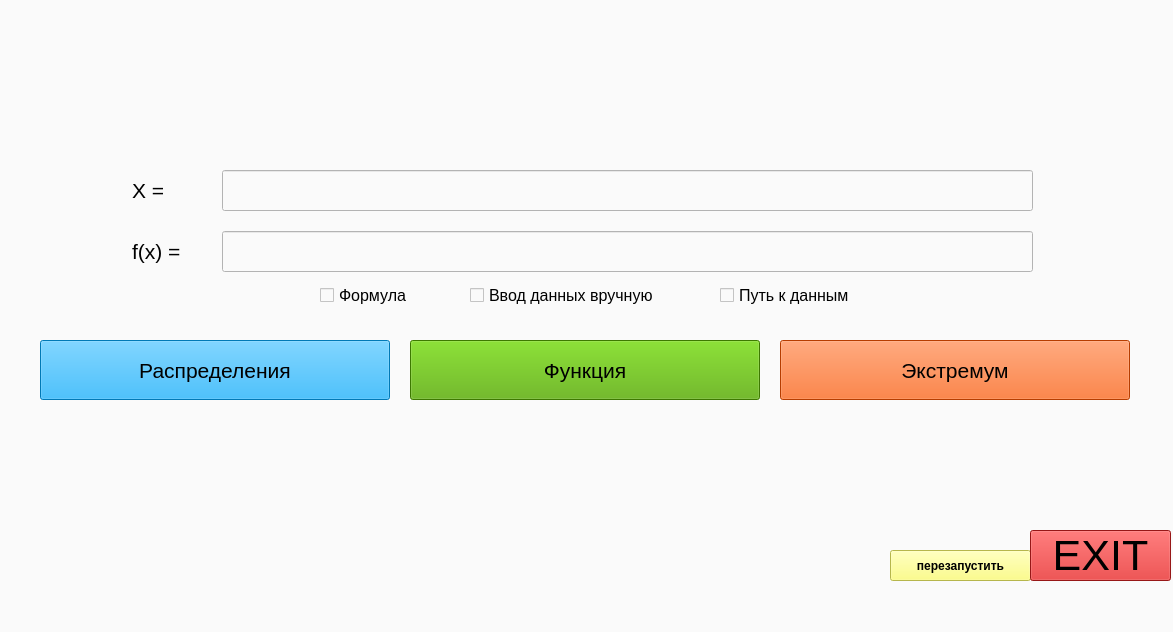
<?xml version="1.0" encoding="UTF-8"?>
<ui version="4.0">
 <class>form</class>
 <widget class="QMainWindow" name="form">
  <property name="enabled">
   <bool>true</bool>
  </property>
  <property name="geometry">
   <rect>
    <x>0</x>
    <y>0</y>
    <width>1173</width>
    <height>632</height>
   </rect>
  </property>
  <property name="sizePolicy">
   <sizepolicy hsizetype="Preferred" vsizetype="Preferred">
    <horstretch>100</horstretch>
    <verstretch>100</verstretch>
   </sizepolicy>
  </property>
  <property name="acceptDrops">
   <bool>true</bool>
  </property>
  <property name="windowTitle">
   <string>Набросок</string>
  </property>
  <property name="styleSheet">
   <string notr="true">background-color: rgb(250, 250, 250);</string>
  </property>
  <widget class="QWidget" name="centralwidget">
   <property name="sizePolicy">
    <sizepolicy hsizetype="Expanding" vsizetype="Expanding">
     <horstretch>100</horstretch>
     <verstretch>100</verstretch>
    </sizepolicy>
   </property>
   <widget class="QLineEdit" name="lineEdit">
    <property name="geometry">
     <rect>
      <x>130</x>
      <y>231</y>
      <width>91</width>
      <height>41</height>
     </rect>
    </property>
    <property name="font">
     <font>
      <pointsize>16</pointsize>
     </font>
    </property>
    <property name="acceptDrops">
     <bool>false</bool>
    </property>
    <property name="text">
     <string>f(x) = </string>
    </property>
    <property name="frame">
     <bool>false</bool>
    </property>
    <property name="readOnly">
     <bool>true</bool>
    </property>
   </widget>
   <widget class="QPushButton" name="reset">
    <property name="geometry">
     <rect>
      <x>890</x>
      <y>550</y>
      <width>141</width>
      <height>31</height>
     </rect>
    </property>
    <property name="font">
     <font>
      <weight>75</weight>
      <bold>true</bold>
     </font>
    </property>
    <property name="styleSheet">
     <string notr="true">background-color: rgb(255, 0, 0);
background-color: rgb(255, 255, 106);</string>
    </property>
    <property name="text">
     <string>перезапустить</string>
    </property>
   </widget>
   <widget class="QCheckBox" name="cb_w">
    <property name="geometry">
     <rect>
      <x>720</x>
      <y>280</y>
      <width>161</width>
      <height>31</height>
     </rect>
    </property>
    <property name="font">
     <font>
      <pointsize>12</pointsize>
     </font>
    </property>
    <property name="text">
     <string>Путь к данным</string>
    </property>
   </widget>
   <widget class="QCheckBox" name="cb_i">
    <property name="geometry">
     <rect>
      <x>470</x>
      <y>280</y>
      <width>231</width>
      <height>31</height>
     </rect>
    </property>
    <property name="font">
     <font>
      <pointsize>12</pointsize>
     </font>
    </property>
    <property name="text">
     <string>Ввод данных вручную</string>
    </property>
   </widget>
   <widget class="QLineEdit" name="inputline">
    <property name="geometry">
     <rect>
      <x>222</x>
      <y>231</y>
      <width>811</width>
      <height>41</height>
     </rect>
    </property>
    <property name="font">
     <font>
      <pointsize>16</pointsize>
     </font>
    </property>
    <property name="focusPolicy">
     <enum>Qt::WheelFocus</enum>
    </property>
    <property name="contextMenuPolicy">
     <enum>Qt::DefaultContextMenu</enum>
    </property>
    <property name="toolTip">
     <string>&lt;!DOCTYPE HTML PUBLIC &quot;-//W3C//DTD HTML 4.0//EN&quot; &quot;http://www.w3.org/TR/REC-html40/strict.dtd&quot;&gt;
&lt;html&gt;&lt;head&gt;&lt;meta name=&quot;qrichtext&quot; content=&quot;1&quot; /&gt;&lt;style type=&quot;text/css&quot;&gt;
p, li { white-space: pre-wrap; }
&lt;/style&gt;&lt;/head&gt;&lt;body style=&quot; font-family:'MS Shell Dlg 2'; font-size:8pt; font-weight:400; font-style:normal;&quot;&gt;
&lt;p align=&quot;center&quot; dir='rtl' style=&quot;-qt-paragraph-type:empty; margin-top:12px; margin-bottom:12px; margin-left:0px; margin-right:0px; -qt-block-indent:0; text-indent:0px;&quot;&gt;&lt;br /&gt;&lt;/p&gt;&lt;/body&gt;&lt;/html&gt;</string>
    </property>
    <property name="layoutDirection">
     <enum>Qt::LeftToRight</enum>
    </property>
    <property name="text">
     <string/>
    </property>
    <property name="dragEnabled">
     <bool>false</bool>
    </property>
    <property name="readOnly">
     <bool>false</bool>
    </property>
    <property name="pixmap" stdset="0">
     <pixmap>../../../../Downloads/MLG.jpg</pixmap>
    </property>
   </widget>
   <widget class="QPushButton" name="exit">
    <property name="geometry">
     <rect>
      <x>1030</x>
      <y>530</y>
      <width>141</width>
      <height>51</height>
     </rect>
    </property>
    <property name="font">
     <font>
      <pointsize>32</pointsize>
     </font>
    </property>
    <property name="styleSheet">
     <string notr="true">background-color: rgb(212, 32, 32);
color: qlineargradient(spread:pad, x1:0, y1:1, x2:0, y2:0, stop:0 rgba(0, 0, 0, 255), stop:0.05 rgba(14, 8, 73, 255), stop:0.36 rgba(28, 17, 145, 255), stop:0.6 rgba(126, 14, 81, 255), stop:0.75 rgba(234, 11, 11, 255), stop:0.79 rgba(244, 70, 5, 255), stop:0.86 rgba(255, 136, 0, 255), stop:0.935 rgba(239, 236, 55, 255));</string>
    </property>
    <property name="text">
     <string>EXIT</string>
    </property>
   </widget>
   <widget class="QLineEdit" name="lineEdit_2">
    <property name="geometry">
     <rect>
      <x>130</x>
      <y>170</y>
      <width>71</width>
      <height>41</height>
     </rect>
    </property>
    <property name="font">
     <font>
      <pointsize>16</pointsize>
     </font>
    </property>
    <property name="acceptDrops">
     <bool>false</bool>
    </property>
    <property name="text">
     <string>X = </string>
    </property>
    <property name="frame">
     <bool>false</bool>
    </property>
    <property name="readOnly">
     <bool>true</bool>
    </property>
   </widget>
   <widget class="QPushButton" name="b_d">
    <property name="geometry">
     <rect>
      <x>40</x>
      <y>340</y>
      <width>350</width>
      <height>60</height>
     </rect>
    </property>
    <property name="font">
     <font>
      <pointsize>16</pointsize>
     </font>
    </property>
    <property name="styleSheet">
     <string notr="true">background-color: rgb(238, 238, 238);
background-color: rgb(0, 170, 255);</string>
    </property>
    <property name="text">
     <string>Распределения</string>
    </property>
   </widget>
   <widget class="QPushButton" name="b_e">
    <property name="geometry">
     <rect>
      <x>780</x>
      <y>340</y>
      <width>350</width>
      <height>60</height>
     </rect>
    </property>
    <property name="sizePolicy">
     <sizepolicy hsizetype="Expanding" vsizetype="Expanding">
      <horstretch>100</horstretch>
      <verstretch>100</verstretch>
     </sizepolicy>
    </property>
    <property name="font">
     <font>
      <pointsize>16</pointsize>
     </font>
    </property>
    <property name="styleSheet">
     <string notr="true">background-color: rgb(255, 85, 0);</string>
    </property>
    <property name="text">
     <string>Экстремум</string>
    </property>
   </widget>
   <widget class="QCheckBox" name="cb_f">
    <property name="geometry">
     <rect>
      <x>320</x>
      <y>280</y>
      <width>141</width>
      <height>31</height>
     </rect>
    </property>
    <property name="font">
     <font>
      <pointsize>12</pointsize>
     </font>
    </property>
    <property name="text">
     <string>Формула</string>
    </property>
   </widget>
   <widget class="QLineEdit" name="inputline_2">
    <property name="geometry">
     <rect>
      <x>222</x>
      <y>170</y>
      <width>811</width>
      <height>41</height>
     </rect>
    </property>
    <property name="font">
     <font>
      <pointsize>16</pointsize>
     </font>
    </property>
    <property name="focusPolicy">
     <enum>Qt::WheelFocus</enum>
    </property>
    <property name="contextMenuPolicy">
     <enum>Qt::DefaultContextMenu</enum>
    </property>
    <property name="toolTip">
     <string>&lt;!DOCTYPE HTML PUBLIC &quot;-//W3C//DTD HTML 4.0//EN&quot; &quot;http://www.w3.org/TR/REC-html40/strict.dtd&quot;&gt;
&lt;html&gt;&lt;head&gt;&lt;meta name=&quot;qrichtext&quot; content=&quot;1&quot; /&gt;&lt;style type=&quot;text/css&quot;&gt;
p, li { white-space: pre-wrap; }
&lt;/style&gt;&lt;/head&gt;&lt;body style=&quot; font-family:'MS Shell Dlg 2'; font-size:8pt; font-weight:400; font-style:normal;&quot;&gt;
&lt;p align=&quot;center&quot; dir='rtl' style=&quot;-qt-paragraph-type:empty; margin-top:12px; margin-bottom:12px; margin-left:0px; margin-right:0px; -qt-block-indent:0; text-indent:0px;&quot;&gt;&lt;br /&gt;&lt;/p&gt;&lt;/body&gt;&lt;/html&gt;</string>
    </property>
    <property name="layoutDirection">
     <enum>Qt::LeftToRight</enum>
    </property>
    <property name="text">
     <string/>
    </property>
    <property name="dragEnabled">
     <bool>false</bool>
    </property>
    <property name="readOnly">
     <bool>false</bool>
    </property>
    <property name="pixmap" stdset="0">
     <pixmap>../../../../Downloads/MLG.jpg</pixmap>
    </property>
   </widget>
   <widget class="QPushButton" name="b_f">
    <property name="geometry">
     <rect>
      <x>410</x>
      <y>340</y>
      <width>350</width>
      <height>60</height>
     </rect>
    </property>
    <property name="font">
     <font>
      <pointsize>16</pointsize>
     </font>
    </property>
    <property name="styleSheet">
     <string notr="true">
background-color: rgb(85, 170, 0);</string>
    </property>
    <property name="text">
     <string>Функция</string>
    </property>
   </widget>
  </widget>
  <widget class="QMenuBar" name="menubar">
   <property name="geometry">
    <rect>
     <x>0</x>
     <y>0</y>
     <width>1173</width>
     <height>26</height>
    </rect>
   </property>
  </widget>
  <widget class="QStatusBar" name="statusbar"/>
  <action name="extr">
   <property name="text">
    <string>Экстремум</string>
   </property>
  </action>
  <action name="funk">
   <property name="text">
    <string>Функция</string>
   </property>
  </action>
  <action name="distr">
   <property name="text">
    <string>Распределения</string>
   </property>
  </action>
 </widget>
 <resources/>
 <connections/>
</ui>
